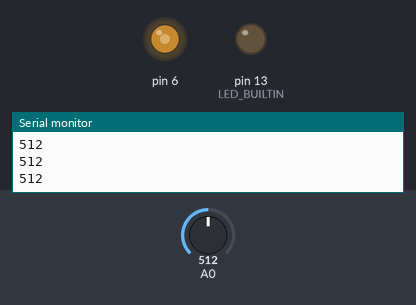
The sketch below on a simulated Arduino Uno, built with avr-gcc and run on an emulated ATmega328P. On the bench: output pins drawn as LEDs (lit = HIGH), the last lines printed to the serial monitor. The inputs (shaded band) are chosen by the test bench; at power-on: A0 = 512.

Above: at 1.2 s.
1.3 s: A0 set to 716
At 1.7 s:
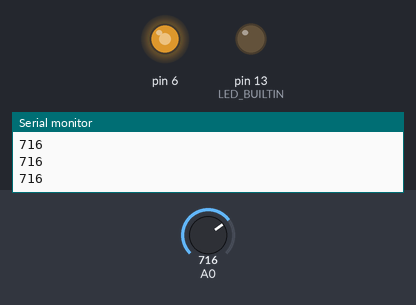
2.8 s: A0 set to 900
At 4.0 s:
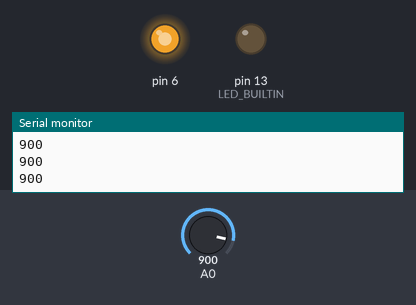
4.3 s: A0 set to 122
At 5.2 s:
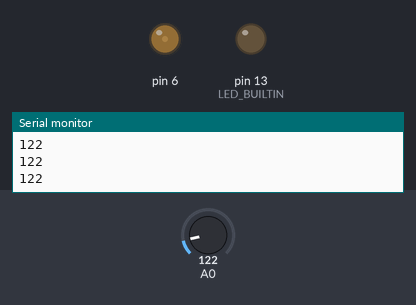
5.8 s: A0 set to 0
At 6.4 s:
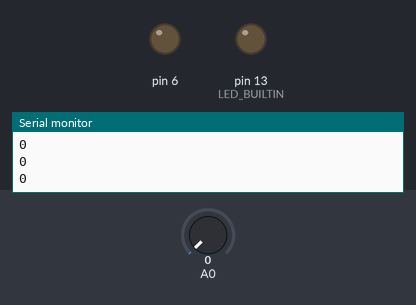
7.3 s: A0 set to 511
At 8.7 s:
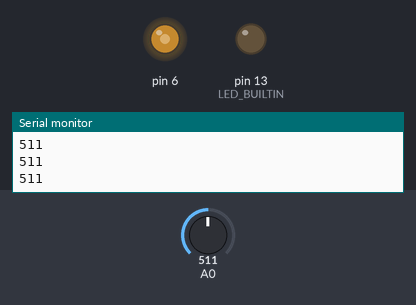
Timing chart, 0 to 9.8 s (numbered marks = the images above; inputs shaded):
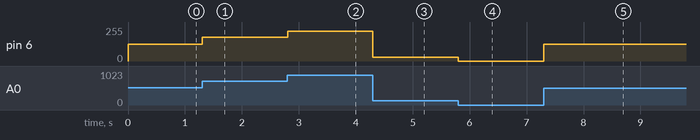

The sketch:

sketch_nov13a.ino
```cpp
void setup()
{
  pinMode(LED_BUILTIN, OUTPUT);
  pinMode(A0, INPUT);
  pinMode(6, OUTPUT);
  Serial.begin(9600);
}

void loop()
{
  int temp = analogRead(A0);
  analogWrite(6,map(temp,0, 1023, 0, 255));
 Serial.println(temp);

}
```

Measured:
- after the input at 1.3 s, pin 6: 127/255 → 178/255 at once
- after the input at 2.8 s, pin 6: 178/255 → 224/255 at once
- after the input at 4.3 s, pin 6: 224/255 → 30/255 at once
- after the input at 5.8 s, pin 6: 30/255 → 0/255 at once
- after the input at 7.3 s, pin 6: 0/255 → 127/255 at once
